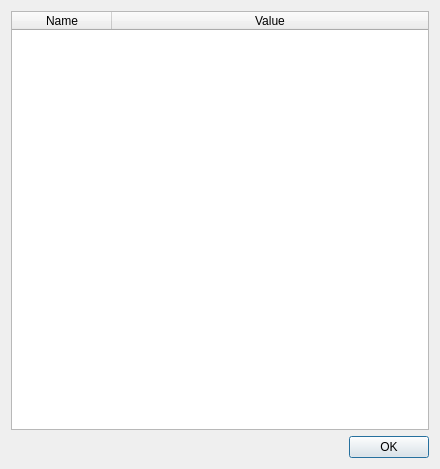
<?xml version="1.0" encoding="UTF-8"?>
<ui version="4.0">
 <class>DialogJoystickDetails</class>
 <widget class="QDialog" name="DialogJoystickDetails">
  <property name="geometry">
   <rect>
    <x>0</x>
    <y>0</y>
    <width>440</width>
    <height>469</height>
   </rect>
  </property>
  <property name="windowTitle">
   <string>Dialog</string>
  </property>
  <layout class="QGridLayout" name="gridLayout">
   <item row="0" column="0">
    <widget class="QTableWidget" name="tblProperties">
     <property name="editTriggers">
      <set>QAbstractItemView::NoEditTriggers</set>
     </property>
     <property name="alternatingRowColors">
      <bool>true</bool>
     </property>
     <property name="rowCount">
      <number>0</number>
     </property>
     <attribute name="horizontalHeaderDefaultSectionSize">
      <number>100</number>
     </attribute>
     <attribute name="horizontalHeaderStretchLastSection">
      <bool>true</bool>
     </attribute>
     <attribute name="verticalHeaderVisible">
      <bool>false</bool>
     </attribute>
     <column>
      <property name="text">
       <string>Name</string>
      </property>
     </column>
     <column>
      <property name="text">
       <string>Value</string>
      </property>
     </column>
    </widget>
   </item>
   <item row="1" column="0">
    <widget class="QDialogButtonBox" name="contextBar">
     <property name="orientation">
      <enum>Qt::Horizontal</enum>
     </property>
     <property name="standardButtons">
      <set>QDialogButtonBox::Ok</set>
     </property>
    </widget>
   </item>
  </layout>
 </widget>
 <resources/>
 <connections>
  <connection>
   <sender>contextBar</sender>
   <signal>accepted()</signal>
   <receiver>DialogJoystickDetails</receiver>
   <slot>accept()</slot>
   <hints>
    <hint type="sourcelabel">
     <x>248</x>
     <y>254</y>
    </hint>
    <hint type="destinationlabel">
     <x>157</x>
     <y>274</y>
    </hint>
   </hints>
  </connection>
  <connection>
   <sender>contextBar</sender>
   <signal>rejected()</signal>
   <receiver>DialogJoystickDetails</receiver>
   <slot>reject()</slot>
   <hints>
    <hint type="sourcelabel">
     <x>316</x>
     <y>260</y>
    </hint>
    <hint type="destinationlabel">
     <x>286</x>
     <y>274</y>
    </hint>
   </hints>
  </connection>
 </connections>
</ui>
